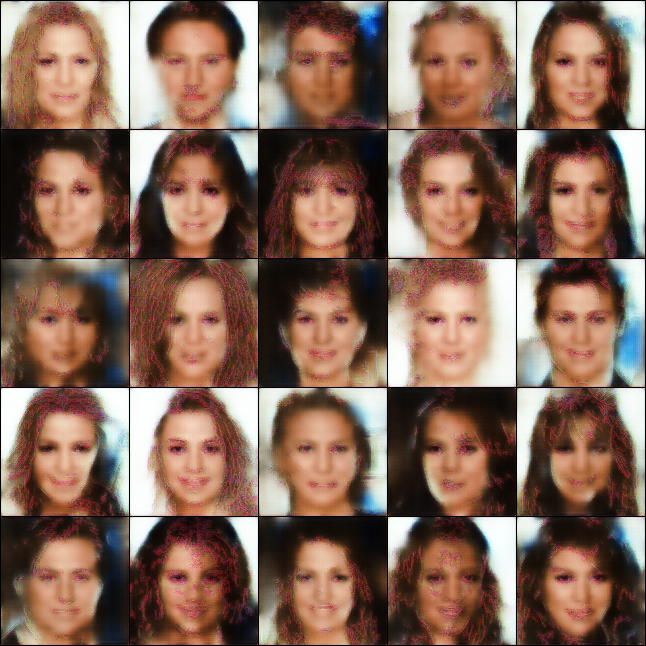
#> input picture Cycle-GANS-face-to-sketch/images/0_fake.png, 1292 x 1292 px (shown at 1/2 size)
$ python -i frontend.py   (imports and definitions only)
#> lines starting #> are read from the running program, lines starting #| are printed output that depends on the picture
import streamlit as st
from PIL import Image, ImageEnhance, ImageFilter
import io
import re
import os
import time
import random


def add_imperfections(image):

    image = image.convert('RGB')

    # Randomly apply various imperfections
    imperfections = [
        lambda img: img.filter(ImageFilter.BLUR),
        lambda img: ImageEnhance.Contrast(img).enhance(random.uniform(0.8, 1.2)),
        lambda img: ImageEnhance.Brightness(img).enhance(random.uniform(0.8, 1.2)),
        lambda img: img.filter(ImageFilter.EDGE_ENHANCE),
        lambda img: img.filter(ImageFilter.SMOOTH),
    ]

    # Apply 2-3 random imperfections
    for _ in range(random.randint(2, 3)):
        image = random.choice(imperfections)(image)

    return image

def add_imperfections2(image):
    image = image.convert('RGB')
    original_size = image.size

    pixelation_factor = random.uniform(0.05, 0.1)  # Adjust this range to control pixelation intensity
    small_size = (int(original_size[0] * pixelation_factor), int(original_size[1] * pixelation_factor))
    image = image.resize(small_size, Image.NEAREST)
    # Scale back up to original size
    image = image.resize(original_size, Image.NEAREST)

    image = image.filter(ImageFilter.BLUR)
    return image

def generate_sketch(image, image_path):

    new_image_path = os.path.join("archive","test","sketches", image_path.name)
    print(new_image_path)
    image = Image.open(new_image_path)
    time.sleep(2)
    image = add_imperfections(image)

    return image

def generate_image_from_sketch(sketch, image_path):


    new_image_path = os.path.join("archive","test","photos", image_path.name)
    sketch = Image.open(new_image_path)
    time.sleep(4)

    sketch = add_imperfections2(sketch)
    return sketch

# [13 lines not run here, left out]

>>> from PIL import Image
>>> picture = Image.open('images/0_fake.png')
#> picture is the input picture: PIL image 1292x1292 RGB; mean R, G, B 133.2, 103.6, 88.3
>>> result = add_imperfections(picture)
#> the loop in add_imperfections, `for _ in range(random.randint(2, 3)):` made 3 passes
#> pass 1, in add_imperfections, `image = random.choice(imperfections)(image)`:
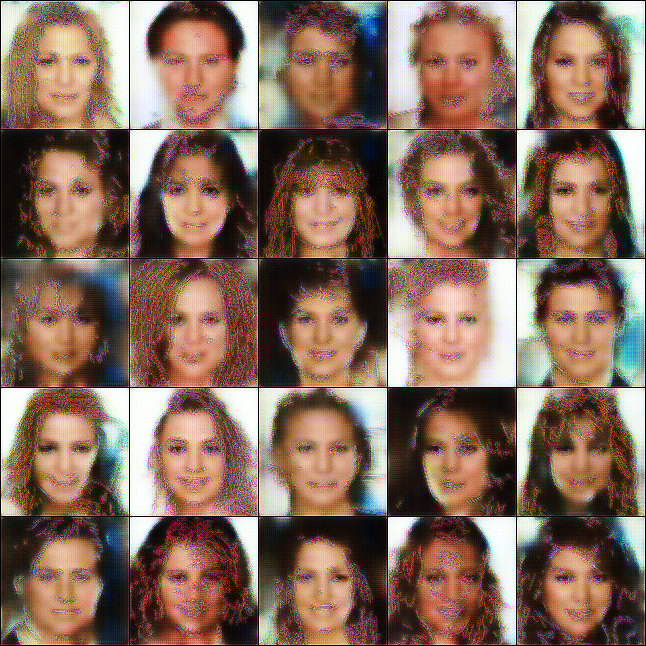
#> image: PIL image 1292x1292 RGB (shown at 1/2 size); mean R, G, B 134.9, 107.5, 92.6
#> pass 2, in add_imperfections, `image = random.choice(imperfections)(image)`:
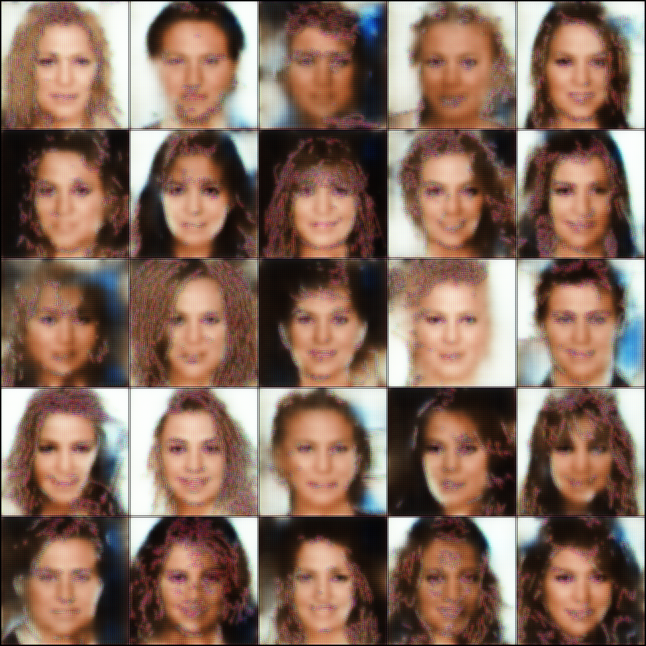
#> image: PIL image 1292x1292 RGB (shown at 1/2 size); mean R, G, B 134.5, 107.1, 92.3
#> pass 3, in add_imperfections, `image = random.choice(imperfections)(image)`:
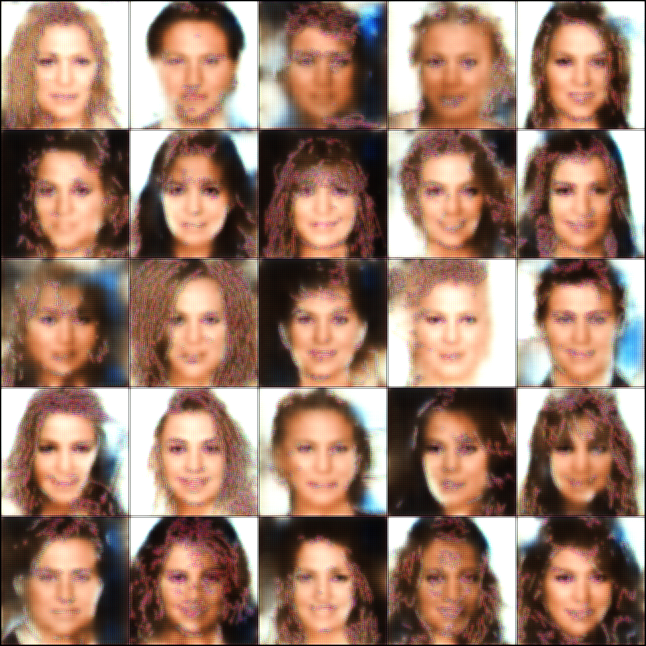
#> image: PIL image 1292x1292 RGB (shown at 1/2 size); mean R, G, B 155.6, 123.2, 106.2

$ run again, on Cycle-GANS-face-to-sketch/images/1_fake.png
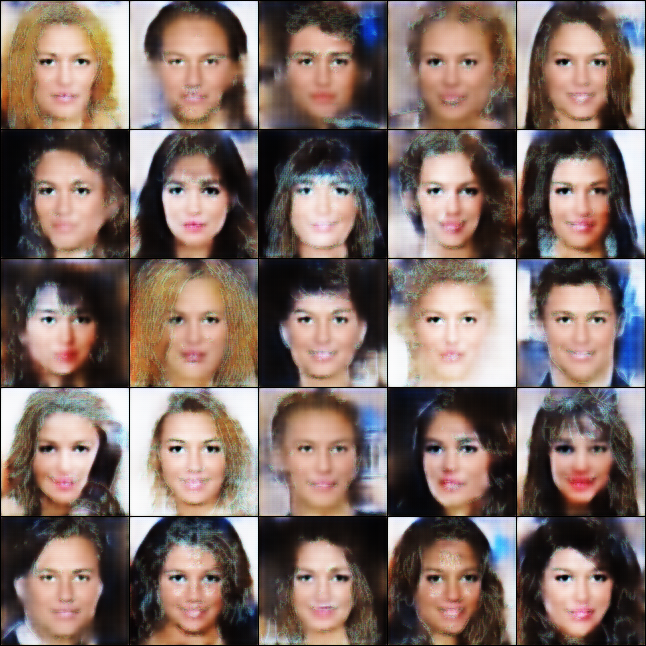
#> input picture Cycle-GANS-face-to-sketch/images/1_fake.png, 1292 x 1292 px (shown at 1/2 size)
#> picture is the input picture: PIL image 1292x1292 RGB; mean R, G, B 128.3, 109, 101.8
#> the loop in add_imperfections, `for _ in range(random.randint(2, 3)):` made 3 passes
#> pass 1, in add_imperfections, `image = random.choice(imperfections)(image)`:
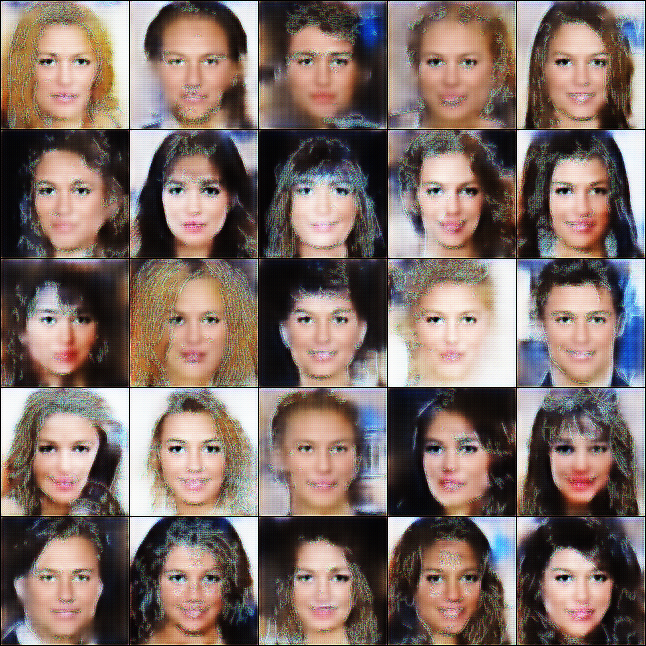
#> image: PIL image 1292x1292 RGB (shown at 1/2 size); mean R, G, B 129.5, 111, 104
#> pass 3, in add_imperfections, `image = random.choice(imperfections)(image)`:
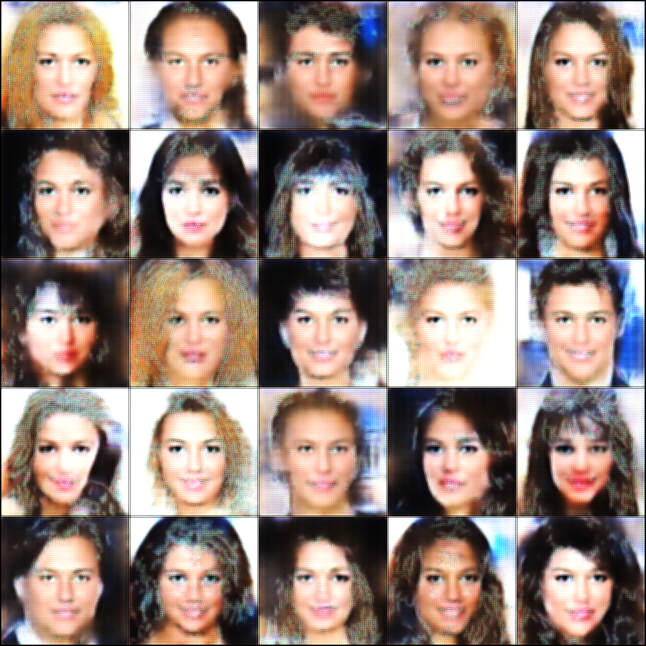
#> image: PIL image 1292x1292 RGB (shown at 1/2 size); mean R, G, B 149.1, 129.1, 120.6
